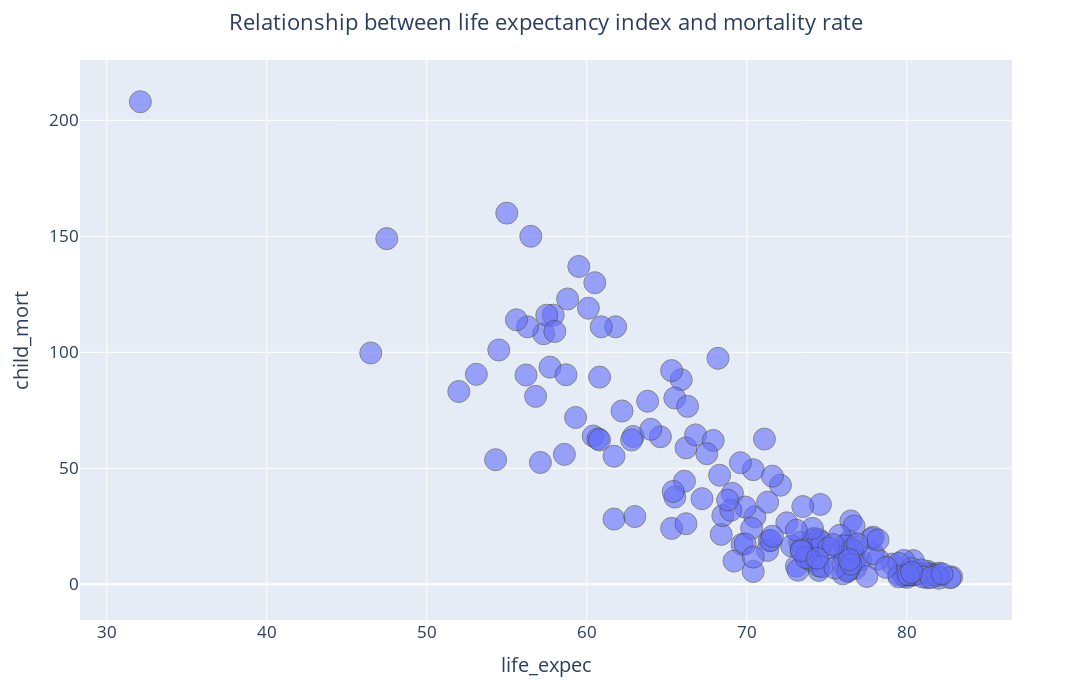

The code cell stored with this chart in its notebook:
### Markdown cell above
The plot shows a strong negative and nonlinear relationship between GDP per capita and child mortality. Countries with higher income levels tend to have significantly lower child mortality rates. Additionally, the color gradient indicates that higher health expenditure is associated with better child survival outcomes. Even among countries with similar income levels, those with higher health spending generally exhibit lower mortality rates, suggesting that healthcare investment plays a critical role alongside economic development.

### Code cell
fig = px.scatter(
    df,
    x="life_expec",
    y="child_mort",
    hover_name="country",
    size_max=40,
    opacity=0.7
)

fig.update_traces(marker=dict(size=22)) 
fig.update_traces(
    marker=dict(
        opacity=0.6,
        line=dict(width=1)
    )
)

fig.update_layout(
    title="Relationship between life expectancy index and mortality rate",
    width=1400,
    height=700,
    title_font_size=22,
    xaxis_title="life_expec",
    yaxis_title="child_mort",
    font=dict(size=17),
    title_x = 0.5
    
)

fig.show()

### Figure 1 — Plotly figure (JSON) as saved in the notebook; plotly's stock layout.template omitted (floating-point values rounded to 4 significant figures; data arrays with more than 128 entries replaced by an {"elided": "..."} marker saying what was removed)
{"data": [{"hovertemplate": "<b>%{hovertext}</b><br><br>life_expec=%{x}<br>child_mort=%{y}<extra></extra>", "hovertext": {"elided": "167 str values"}, "legendgroup": "", "marker": {"color": "#636efa", "line": {"width": 1}, "opacity": 0.6, "size": 22, "symbol": "circle"}, "mode": "markers", "name": "", "orientation": "v", "showlegend": false, "type": "scatter", "x": {"elided": "167 float values"}, "xaxis": "x", "y": {"elided": "167 float values"}, "yaxis": "y"}], "layout": {"font": {"size": 17}, "height": 700, "legend": {"tracegroupgap": 0}, "margin": {"t": 60}, "title": {"font": {"size": 22}, "text": "Relationship between life expectancy index and mortality rate", "x": 0.5}, "width": 1400, "xaxis": {"anchor": "y", "domain": [0, 1], "title": {"text": "life_expec"}}, "yaxis": {"anchor": "x", "domain": [0, 1], "title": {"text": "child_mort"}}}}
